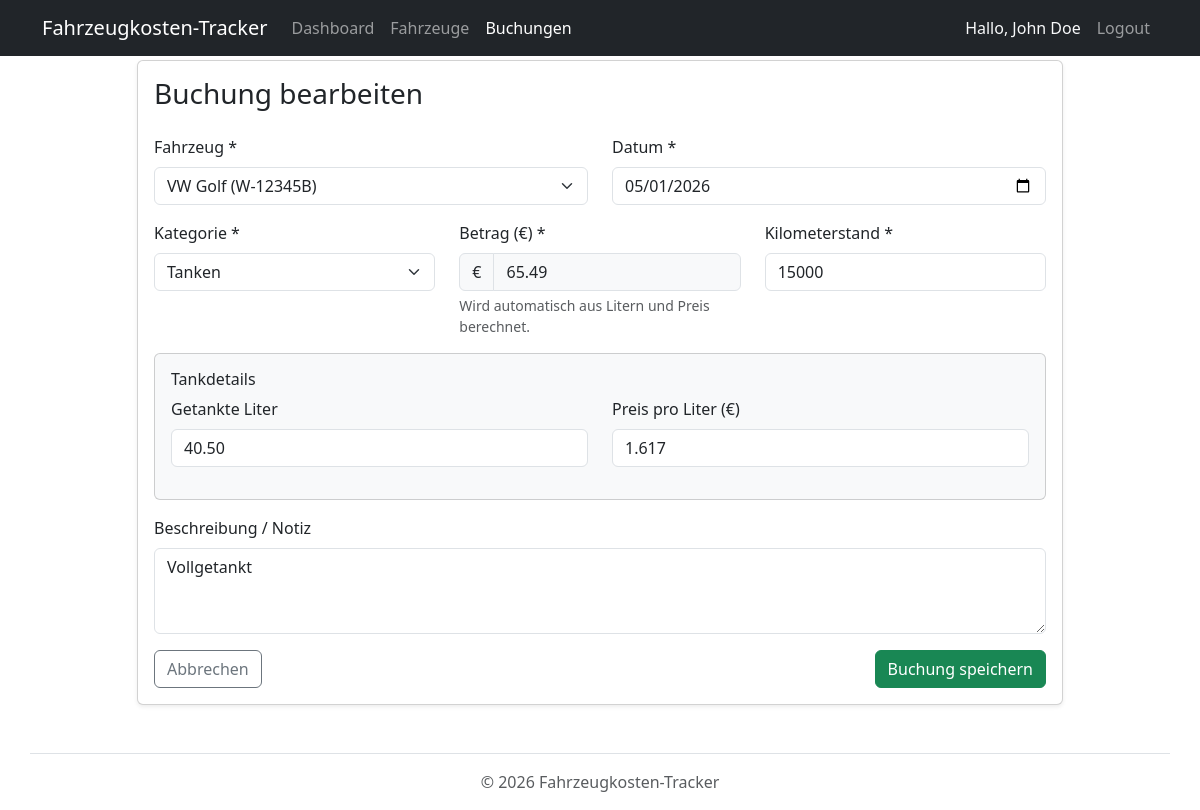
The app's page /entries/edit?id=1 (signed in) with its own data.
### tables this page shows
CREATE TABLE IF NOT EXISTS cost_entries (
    id INT AUTO_INCREMENT PRIMARY KEY,
    vehicle_id INT NOT NULL,
    date DATE NOT NULL,
    amount DECIMAL(10, 2) NOT NULL,
    description TEXT,
    mileage INT NOT NULL,
    deleted_at TIMESTAMP NULL DEFAULT NULL,
    FOREIGN KEY (vehicle_id) REFERENCES vehicles(id) ON DELETE CASCADE
);

CREATE TABLE IF NOT EXISTS vehicles (
    id INT AUTO_INCREMENT PRIMARY KEY,
    user_id INT NOT NULL,
    name VARCHAR(100) NOT NULL,
    license_plate VARCHAR(20) NOT NULL,
    registration_date DATE NOT NULL,
    deleted_at TIMESTAMP NULL DEFAULT NULL,
    FOREIGN KEY (user_id) REFERENCES users(id) ON DELETE CASCADE
);

CREATE TABLE IF NOT EXISTS refuel_entries (
    entry_id INT PRIMARY KEY,
    liters DECIMAL(10, 2) NOT NULL,
    price_per_liter DECIMAL(10, 3) NOT NULL,
    FOREIGN KEY (entry_id) REFERENCES cost_entries(id) ON DELETE CASCADE
);

### src/Controllers/EntryController.php (called while the page is built, shortened)
<?php
class EntryController extends Controller {
    private EntryModel $entryModel;
    private VehicleModel $vehicleModel;
    private CategoryModel $categoryModel;
    public function __construct() {
        $this->entryModel = new EntryModel();
        $this->vehicleModel = new VehicleModel();
        $this->categoryModel = new CategoryModel();
    }
    public function showEdit(): void {
        $userId = $_SESSION['user_id'];
        $id = (int)($_GET['id'] ?? 0);
        $entry = $this->entryModel->findById($id, $userId);
        $entryCategories = $this->entryModel->getCategoriesForEntry($id);
        $entry['categories'] = array_column($entryCategories, 'category_id');
        $this->render('entries/edit', [
            'title' => 'Buchung bearbeiten',
            'data' => $entry,
            'vehicles' => $this->vehicleModel->getAllByUser($userId),
            'categories' => $this->categoryModel->getAll()
        ]);
    }
}

### src/Models/Model.php (called while the page is built, shortened)
<?php
abstract class Model {
    public function __construct() {
        $this->db = Database::getInstance();
    }
}

### src/Database.php (called while the page is built, shortened)
<?php
class Database {
    private static ?PDO $instance = null;
    public static function getInstance(): PDO {
        if (self::$instance === null) {
            $config = require __DIR__ . '/../config/config.php';
            $dbConfig = $config['db'];
            try {
                $dsn = "mysql:host={$dbConfig['host']};dbname={$dbConfig['name']};charset={$dbConfig['charset']}";
                $options = [
                    PDO::ATTR_ERRMODE => PDO::ERRMODE_EXCEPTION,
                    PDO::ATTR_DEFAULT_FETCH_MODE => PDO::FETCH_ASSOC,
                    PDO::ATTR_EMULATE_PREPARES => false,
                ];
                self::$instance = new PDO($dsn, $dbConfig['user'], $dbConfig['pass'], $options);
            } catch (PDOException $e) {
                die("Database connection failed: " . $e->getMessage());
            }
        }
        return self::$instance;
    }
}

### src/Models/VehicleModel.php (called while the page is built, shortened)
<?php
class VehicleModel extends Model {
    public function getAllByUser(int $userId): array {
        $stmt = $this->db->prepare("SELECT * FROM vehicles WHERE user_id = ? AND deleted_at IS NULL");
        $stmt->execute([$userId]);
        return $stmt->fetchAll();
    }
}

### config/config.php (called while the page is built)
<?php
return [
    'db' => [
        'host' => getenv('DB_HOST') ?: 'db',
        'name' => getenv('DB_NAME') ?: 'db',
        'user' => getenv('DB_USER') ?: 'db',
        'pass' => getenv('DB_PASS') ?: 'db',
        'charset' => 'utf8mb4'
    ],
    'app' => [
        'name' => 'Fahrzeugkosten-Tracker',
        'base_url' => getenv('BASE_URL') ?: 'http://fahrzeugkosten-tracker.ddev.site'
    ]
];

### src/Models/EntryModel.php (called while the page is built, shortened)
<?php
class EntryModel extends Model {
    public function findById(int $id, int $userId): ?array {
        $stmt = $this->db->prepare(
            "SELECT e.*, r.liters, r.price_per_liter
             FROM cost_entries e
             JOIN vehicles v ON e.vehicle_id = v.id
             LEFT JOIN refuel_entries r ON e.id = r.entry_id
             WHERE e.id = ? AND v.user_id = ? AND e.deleted_at IS NULL"
        );
        $stmt->execute([$id, $userId]);
        $entry = $stmt->fetch();
        if ($entry) {
            $entry['is_refuel'] = !empty($entry['liters']);
        }
        return $entry ?: null;
    }
}

### src/functions.php (called while the page is built, shortened)
<?php
function e($value): string {
    return htmlspecialchars((string)$value, ENT_QUOTES, 'UTF-8');
}

### src/Models/CategoryModel.php (called while the page is built, shortened)
<?php
class CategoryModel extends Model {
    public function getAll(): array {
        $stmt = $this->db->query("SELECT * FROM categories ORDER BY name ASC");
        return $stmt->fetchAll();
    }
}

### src/Views/entries/edit.php (the view, shortened to what this page needs)
<?php require __DIR__ . '/../layout/header.php'; ?>
<div class="row justify-content-center">
    <div class="col-md-10">
        <div class="card shadow-sm">
            <div class="card-body">
                <h1 class="card-title h3 mb-4">Buchung bearbeiten</h1>
                <form action="/entries/edit" method="POST">
                    <div class="row">
                        <div class="col-md-6 mb-3">
                            <label for="vehicle_id" class="form-label">Fahrzeug *</label>
                            <select name="vehicle_id" id="vehicle_id" class="form-select" required>
                                <?php foreach ($vehicles as $vehicle): ?>
                                    <option value="<?= $vehicle['id'] ?>" <?= (($data['vehicle_id'] ?? 0) == $vehicle['id']) ? 'selected' : '' ?>>
                                        <?= e($vehicle['name']) ?> (<?= e($vehicle['license_plate']) ?>)
                                    </option>
                                <?php endforeach; ?>
                            </select>
                        </div>
                        <div class="col-md-6 mb-3">
                            <label for="date" class="form-label">Datum *</label>
                            <input type="date" class="form-control" id="date" name="date" value="<?= e($data['date'] ?? date('Y-m-d')) ?>" required>
                        </div>
                    </div>
                    <div class="row">
                        <div class="col-md-4 mb-3">
                            <label for="category_id" class="form-label">Kategorie *</label>
                            <select name="category_id" id="category_id" class="form-select" required onchange="handleCategoryChange(this)">
                                <?php foreach ($categories as $category): ?>
                                    <option value="<?= $category['id'] ?>" data-name="<?= e($category['name']) ?>"
                                        <?= (($data['category_id'] ?? (is_array($data['categories'] ?? null) ? ($data['categories'][0] ?? 0) : 0)) == $category['id']) ? 'selected' : '' ?>>
                                        <?= e($category['name']) ?>
                                    </option>
                                <?php endforeach; ?>
                            </select>
                        </div>
                        <div class="col-md-4 mb-3">
                            <label for="amount" class="form-label">Betrag (€) *</label>
                            <div class="input-group">
                                <span class="input-group-text">€</span>
                                <input type="number" step="0.01" class="form-control" id="amount" name="amount" value="<?= e($data['amount'] ?? '') ?>" required>
                            </div>
                            <small id="amount_hint" class="form-text text-muted" style="display: none;">Wird automatisch aus Litern und Preis berechnet.</small>
                        </div>
                        <div class="col-md-4 mb-3">
                            <label for="mileage" class="form-label">Kilometerstand *</label>
                            <input type="number" class="form-control" id="mileage" name="mileage" value="<?= e($data['mileage'] ?? '') ?>" required>
                        </div>
                    </div>
                    <div id="refuel_section" style="display: none;" class="card bg-light mb-3">
                        <div class="card-body">
                            <h6 class="card-title">Tankdetails</h6>
                            <div class="row">
                                <div class="col-md-6 mb-3">
                                    <label for="liters" class="form-label">Getankte Liter</label>
                                    <input type="number" step="0.01" class="form-control" id="liters" name="liters" value="<?= e($data['liters'] ?? '') ?>" oninput="calculateAmount()">
                                </div>
                                <div class="col-md-6 mb-3">
                                    <label for="price_per_liter" class="form-label">Preis pro Liter (€)</label>
                                    <input type="number" step="0.001" class="form-control" id="price_per_liter" name="price_per_liter" value="<?= e($data['price_per_liter'] ?? '') ?>" oninput="calculateAmount()">
                                </div>
                            </div>
                        </div>
                    </div>
                    <div class="mb-3">
                        <label for="description" class="form-label">Beschreibung / Notiz</label>
                        <textarea class="form-control" id="description" name="description" rows="3"><?= e($data['description'] ?? '') ?></textarea>
                    </div>
                    <div class="d-flex justify-content-between">
                        <a href="/entries" class="btn btn-outline-secondary">Abbrechen</a>
                        <button type="submit" class="btn btn-success">Buchung speichern</button>
                    </div>
                </form>
            </div>
        </div>
    </div>
</div>
<?php require __DIR__ . '/../layout/footer.php'; ?>

### src/Views/layout/header.php (style rules this page uses)
body { padding-top: 60px; }

### records on screen
cost_entries: vehicle_id "VW Golf (W-12345B)"
refuel_entries: date "05/01/2026", amount "65.49", mileage "15000", liters "40.50", price_per_liter "1.617", description "Vollgetankt"

### other values on screen
$_SESSION['user_name'] "John Doe"
form field category_id "Tanken"
